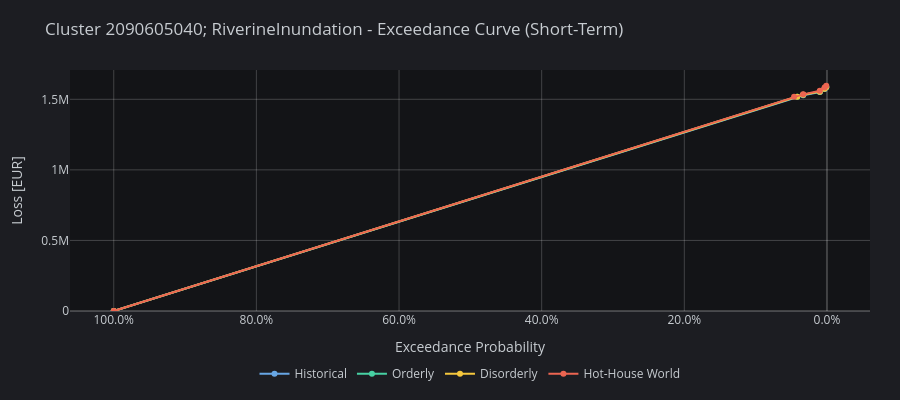

The notebook cell saved with this chart:
### Markdown cell above
The exceedance curve plots monetary loss against exceedance probability. Moving toward lower probabilities corresponds to rarer but more severe events. Comparing scenario lines helps show how the distribution of potential losses changes under different climate pathways.

### Code cell
plot_exceedance_curves(dict_clusters_exceedance_curve, name=f"Cluster {cluster_id}; {hazard}", selected_term="short", dark=True)

### Figure 1 — Plotly figure (JSON) as saved in the notebook; plotly's stock layout.template omitted (floating-point values rounded to 4 significant figures)
{"data": [{"connectgaps": true, "hovertemplate": "Exceedance Probability: %{x:.2%}<br>Historical: %{y:,.0f} EUR<extra></extra>", "line": {"color": "hsl(210, 70%, 65%)", "width": 2}, "marker": {"color": "hsl(210, 70%, 65%)", "size": 6}, "mode": "lines+markers", "name": "Historical", "type": "scatter", "x": [1, 0.04614, 0.04179, 0.03333, 0.01, 0.003333, 0.001], "y": [0, null, null, 1529000.0, 1552000.0, 1573000.0, 1585000.0]}, {"connectgaps": true, "hovertemplate": "Exceedance Probability: %{x:.2%}<br>Orderly: %{y:,.0f} EUR<extra></extra>", "line": {"color": "hsl(160, 60%, 55%)", "width": 2}, "marker": {"color": "hsl(160, 60%, 55%)", "size": 6}, "mode": "lines+markers", "name": "Orderly", "type": "scatter", "x": [1, 0.04614, 0.04179, 0.03333, 0.01, 0.003333, 0.001], "y": [0, null, 1518000.0, 1532000.0, 1554000.0, 1575000.0, 1587000.0]}, {"connectgaps": true, "hovertemplate": "Exceedance Probability: %{x:.2%}<br>Disorderly: %{y:,.0f} EUR<extra></extra>", "line": {"color": "hsl(45, 90%, 60%)", "width": 2}, "marker": {"color": "hsl(45, 90%, 60%)", "size": 6}, "mode": "lines+markers", "name": "Disorderly", "type": "scatter", "x": [1, 0.04614, 0.04179, 0.03333, 0.01, 0.003333, 0.001], "y": [0, null, 1518000.0, 1532000.0, 1554000.0, 1575000.0, 1587000.0]}, {"connectgaps": true, "hovertemplate": "Exceedance Probability: %{x:.2%}<br>Hot-House World: %{y:,.0f} EUR<extra></extra>", "line": {"color": "hsl(8, 80%, 62%)", "width": 2}, "marker": {"color": "hsl(8, 80%, 62%)", "size": 6}, "mode": "lines+markers", "name": "Hot-House World", "type": "scatter", "x": [1, 0.04614, 0.04179, 0.03333, 0.01, 0.003333, 0.001], "y": [0, 1519000.0, null, 1535000.0, 1560000.0, 1583000.0, 1595725]}], "layout": {"height": 400, "hovermode": "x unified", "legend": {"font": {"color": "hsl(210, 10%, 80%)"}, "orientation": "h", "x": 0.5, "xanchor": "center", "y": -0.2, "yanchor": "top"}, "margin": {"b": 60, "l": 70, "r": 30, "t": 70}, "paper_bgcolor": "#1C1D22", "plot_bgcolor": "#131417", "title": {"font": {"color": "hsl(210, 10%, 80%)"}, "text": "Cluster 2090605040; RiverineInundation - Exceedance Curve (Short-Term)"}, "xaxis": {"autorange": "reversed", "gridcolor": "rgba(255, 255, 255, 0.2)", "showgrid": true, "tickfont": {"color": "hsl(210, 10%, 80%)"}, "tickformat": ".1%", "title": {"font": {"color": "hsl(210, 10%, 80%)"}, "text": "Exceedance Probability"}, "zerolinecolor": "rgba(255, 255, 255, 0.2)"}, "yaxis": {"gridcolor": "rgba(255, 255, 255, 0.2)", "rangemode": "nonnegative", "showgrid": true, "tickfont": {"color": "hsl(210, 10%, 80%)"}, "title": {"font": {"color": "hsl(210, 10%, 80%)"}, "text": "Loss [EUR]"}, "zerolinecolor": "rgba(255, 255, 255, 0.2)"}}}
